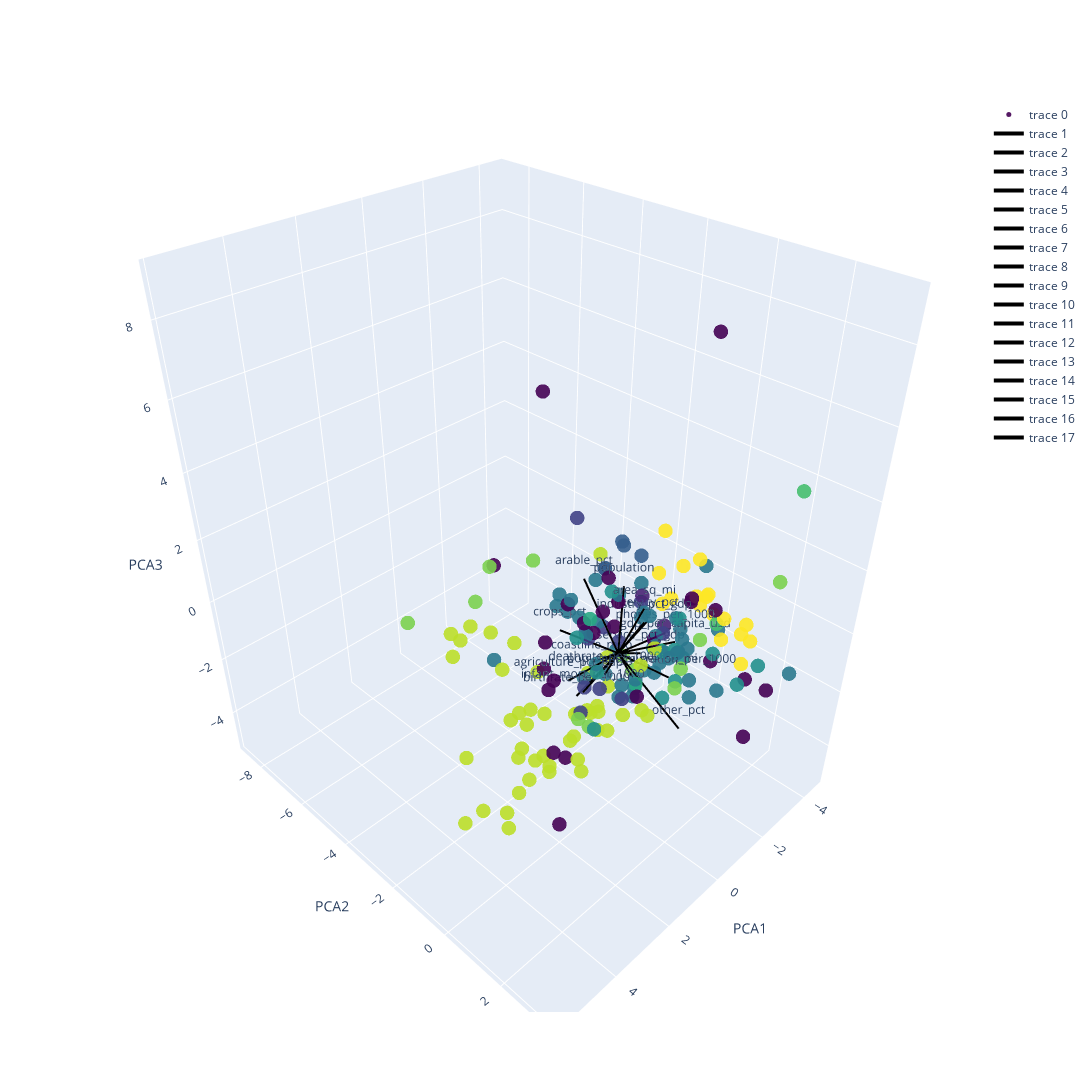

The cell this chart's notebook holds for it:
### Markdown cell above
- dodalismy do lepszej wizualizacji i zobrazowania kierunkow warinacji interaktywny 3D gdzie mozna zobaczyc jakie kraje sa outlierami posczegolne kraje w pokolorwanych skupiskach etc

### Code cell
import plotly.graph_objects as go
import numpy as np

pca3_df = pca_df[["PCA1", "PCA2", "PCA3", "region", "country"]].copy()

regions = pca3_df["region"].astype("category")

fig = go.Figure()

fig.add_trace(
    go.Scatter3d(
        x=pca3_df["PCA1"],
        y=pca3_df["PCA2"],
        z=pca3_df["PCA3"],
        mode="markers",
        marker=dict(size=5,color=regions.cat.codes,colorscale="Viridis",opacity=0.9),
        text=pca3_df["country"],   
        hovertemplate="<b>%{text}</b><br>PCA1=%{x}<br>PCA2=%{y}<br>PCA3=%{z}<extra></extra>"
    )
)

for i, feature in enumerate(num_cols):
    fig.add_trace(
        go.Scatter3d(
            x=[0, pca.components_.T[:, :3][i,0] * 4],
            y=[0, pca.components_.T[:, :3][i,1] * 4],
            z=[0, pca.components_.T[:, :3][i,2] * 4],
            mode="lines+text",
            text=[None, feature],
            textposition="top center",
            line=dict(color="black", width=4)
        )
    )

fig.update_layout(
    scene=dict(
        xaxis_title="PCA1",
        yaxis_title="PCA2",
        zaxis_title="PCA3"
    ),
    width=1300,
    height=1200
)

fig.show()

### Figure 1 — Plotly figure (JSON) as saved in the notebook; plotly's stock layout.template omitted (floating-point values rounded to 4 significant figures; data arrays with more than 128 entries replaced by an {"elided": "..."} marker saying what was removed)
{"data": [{"hovertemplate": "<b>%{text}</b><br>PCA1=%{x}<br>PCA2=%{y}<br>PCA3=%{z}<extra></extra>", "marker": {"color": {"elided": "179 int values"}, "colorscale": [[0, "#440154"], [0.1111, "#482878"], [0.2222, "#3e4989"], [0.3333, "#31688e"], [0.4444, "#26828e"], [0.5556, "#1f9e89"], [0.6667, "#35b779"], [0.7778, "#6ece58"], [0.8889, "#b5de2b"], [1, "#fde725"]], "opacity": 0.9, "size": 5}, "mode": "markers", "text": {"elided": "179 str values"}, "type": "scatter3d", "x": {"elided": "179 float values"}, "y": {"elided": "179 float values"}, "z": {"elided": "179 float values"}}, {"line": {"color": "black", "width": 4}, "mode": "lines+text", "text": [null, "population"], "textposition": "top center", "type": "scatter3d", "x": [0, -0.01002], "y": [0, 0.039], "z": [0, 2.116]}, {"line": {"color": "black", "width": 4}, "mode": "lines+text", "text": [null, "area_sq_mi"], "textposition": "top center", "type": "scatter3d", "x": [0, -0.03734], "y": [0, 0.674], "z": [0, 1.773]}, {"line": {"color": "black", "width": 4}, "mode": "lines+text", "text": [null, "pop_density_per_sq_mi"], "textposition": "top center", "type": "scatter3d", "x": [0, -0.4165], "y": [0, 0.1758], "z": [0, -0.9431]}, {"line": {"color": "black", "width": 4}, "mode": "lines+text", "text": [null, "coastline_ratio"], "textposition": "top center", "type": "scatter3d", "x": [0, -0.2366], "y": [0, -1.06], "z": [0, -1.089]}, {"line": {"color": "black", "width": 4}, "mode": "lines+text", "text": [null, "net_migration_per_1000"], "textposition": "top center", "type": "scatter3d", "x": [0, -0.2303], "y": [0, 1.439], "z": [0, -0.0538]}, {"line": {"color": "black", "width": 4}, "mode": "lines+text", "text": [null, "infant_mort_per_1000"], "textposition": "top center", "type": "scatter3d", "x": [0, 1.595], "y": [0, 0.2661], "z": [0, -0.1266]}, {"line": {"color": "black", "width": 4}, "mode": "lines+text", "text": [null, "gdp_per_capita_usd"], "textposition": "top center", "type": "scatter3d", "x": [0, -1.388], "y": [0, 0.7079], "z": [0, -0.03283]}, {"line": {"color": "black", "width": 4}, "mode": "lines+text", "text": [null, "literacy_pct"], "textposition": "top center", "type": "scatter3d", "x": [0, -1.376], "y": [0, -0.1951], "z": [0, 0.1559]}, {"line": {"color": "black", "width": 4}, "mode": "lines+text", "text": [null, "phones_per_1000"], "textposition": "top center", "type": "scatter3d", "x": [0, -1.491], "y": [0, 0.309], "z": [0, -0.02639]}, {"line": {"color": "black", "width": 4}, "mode": "lines+text", "text": [null, "arable_pct"], "textposition": "top center", "type": "scatter3d", "x": [0, -0.2405], "y": [0, -1.443], "z": [0, 1.443]}, {"line": {"color": "black", "width": 4}, "mode": "lines+text", "text": [null, "crops_pct"], "textposition": "top center", "type": "scatter3d", "x": [0, 0.02955], "y": [0, -1.98], "z": [0, -0.3776]}, {"line": {"color": "black", "width": 4}, "mode": "lines+text", "text": [null, "other_pct"], "textposition": "top center", "type": "scatter3d", "x": [0, 0.1816], "y": [0, 2.173], "z": [0, -0.989]}, {"line": {"color": "black", "width": 4}, "mode": "lines+text", "text": [null, "birthrate_per_1000"], "textposition": "top center", "type": "scatter3d", "x": [0, 1.549], "y": [0, 0.02556], "z": [0, -0.4259]}, {"line": {"color": "black", "width": 4}, "mode": "lines+text", "text": [null, "deathrate_per_1000"], "textposition": "top center", "type": "scatter3d", "x": [0, 0.9747], "y": [0, 0.4004], "z": [0, 0.1365]}, {"line": {"color": "black", "width": 4}, "mode": "lines+text", "text": [null, "agriculture_pct_gdp"], "textposition": "top center", "type": "scatter3d", "x": [0, 1.428], "y": [0, -0.3666], "z": [0, -0.2466]}, {"line": {"color": "black", "width": 4}, "mode": "lines+text", "text": [null, "industry_pct_gdp"], "textposition": "top center", "type": "scatter3d", "x": [0, -0.02221], "y": [0, 0.7205], "z": [0, 1.384]}, {"line": {"color": "black", "width": 4}, "mode": "lines+text", "text": [null, "service_pct_gdp"], "textposition": "top center", "type": "scatter3d", "x": [0, -1.284], "y": [0, -0.2775], "z": [0, -0.9375]}], "layout": {"height": 1200, "scene": {"xaxis": {"title": {"text": "PCA1"}}, "yaxis": {"title": {"text": "PCA2"}}, "zaxis": {"title": {"text": "PCA3"}}}, "width": 1300}}
